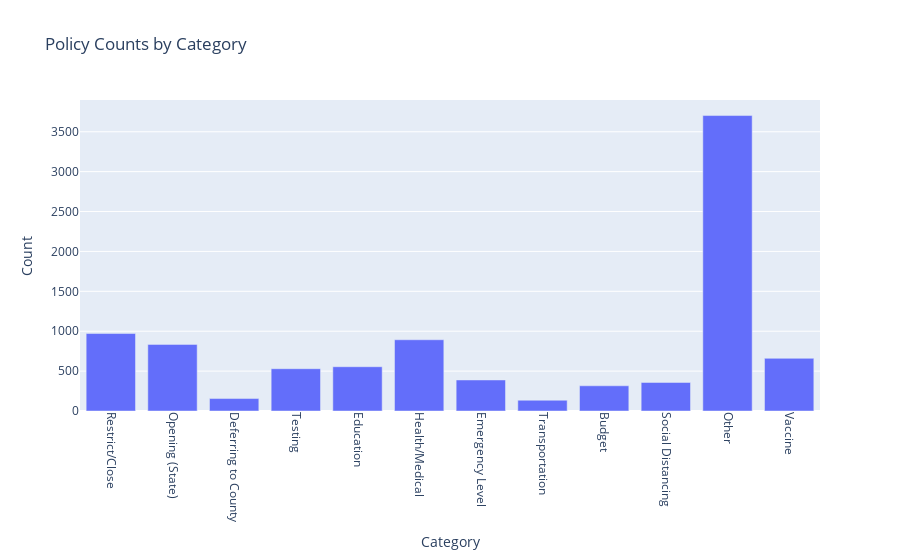

The code cell stored with this chart in its notebook:
### Code cell
import os
import pandas as pd
import plotly.express as px

# List all files in the directory
files = os.listdir(directory)

# Filter out only the files ending with '_policy'
policy_files = [file for file in files if file.endswith('_policy.csv')]

# Define the common column names
common_columns = ['date', 'policy', 'Restrict/Close', 'Opening (State)', 'Deferring to County', 'Testing', 'Education', 'Health/Medical', 'Emergency Level', 'Transportation', 'Budget', 'Social Distancing', 'Other', 'Vaccine']

# Initialize a dictionary to store policy counts
policy_counts = {category: 0 for category in common_columns[2:]}

# Iterate through each policy file
for file in policy_files:
    # Construct the full path to the file
    file_path = os.path.join(directory, file)
    
    # Read the CSV file into a DataFrame
    df = pd.read_csv(file_path, names=common_columns)
    
    # Iterate through each policy category and count occurrences
    for category in common_columns[2:]:
        policy_counts[category] += df[category].count()

# Convert the policy counts dictionary into a DataFrame
policy_counts_df = pd.DataFrame(list(policy_counts.items()), columns=['Category', 'Count'])

# Create a bar chart using Plotly
fig = px.bar(policy_counts_df, x='Category', y='Count', title='Policy Counts by Category')
fig.update_layout(xaxis_tickangle=90)
fig.show()

### Figure 1 — Plotly figure (JSON) as saved in the notebook; plotly's stock layout.template omitted (floating-point values rounded to 4 significant figures)
{"data": [{"alignmentgroup": "True", "hovertemplate": "Category=%{x}<br>Count=%{y}<extra></extra>", "legendgroup": "", "marker": {"color": "#636efa", "pattern": {"shape": ""}}, "name": "", "offsetgroup": "", "orientation": "v", "showlegend": false, "textposition": "auto", "type": "bar", "x": ["Restrict/Close", "Opening (State)", "Deferring to County", "Testing", "Education", "Health/Medical", "Emergency Level", "Transportation", "Budget", "Social Distancing", "Other", "Vaccine"], "xaxis": "x", "y": [971, 835, 156, 530, 555, 893, 389, 135, 316, 358, 3703, 660], "yaxis": "y"}], "layout": {"barmode": "relative", "legend": {"tracegroupgap": 0}, "title": {"text": "Policy Counts by Category"}, "xaxis": {"anchor": "y", "domain": [0, 1], "tickangle": 90, "title": {"text": "Category"}}, "yaxis": {"anchor": "x", "domain": [0, 1], "title": {"text": "Count"}}}}
